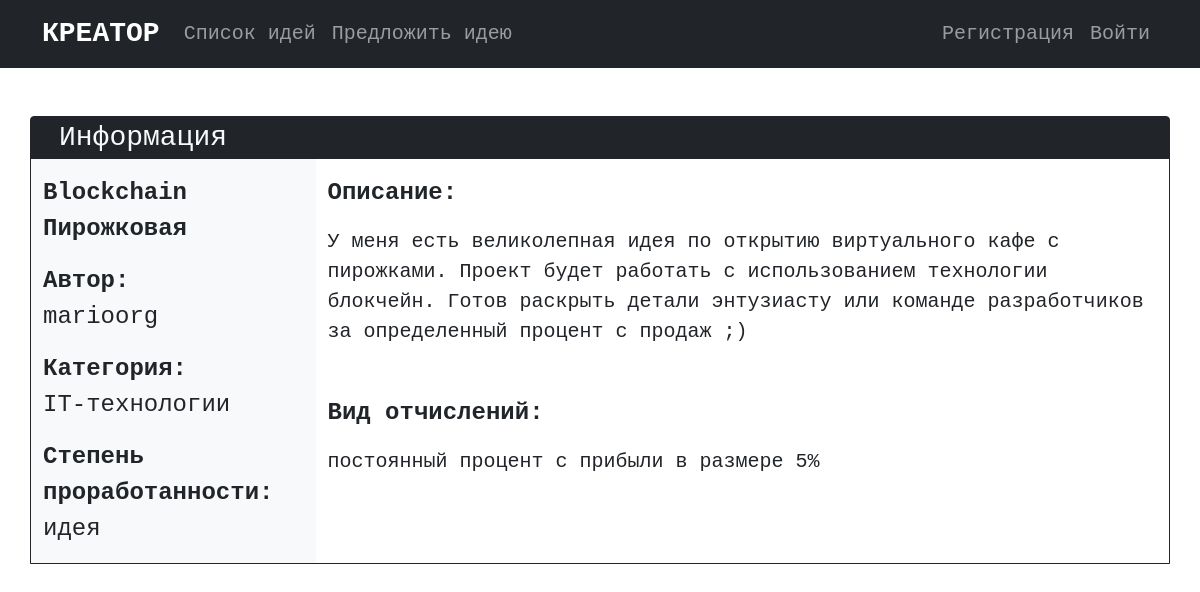
Screenshot of /idea.php?id=1 with the database file from the repository.
### tables this page shows
CREATE TABLE `ideas` (
  `IdeaID` int NOT NULL,
  `Title` text NOT NULL,
  `CategoryID` int NOT NULL,
  `Description` text NOT NULL,
  `UserID` int NOT NULL,
  `FeeID` int NOT NULL,
  `FeeAmount` int NOT NULL,
  `StageID` int NOT NULL
);

CREATE TABLE `users` (
  `UserID` int NOT NULL,
  `FIO` text NOT NULL,
  `Login` varchar(20) NOT NULL,
  `Password` varchar(40) NOT NULL,
  `E-mail` varchar(40) NOT NULL,
  `Career` text NOT NULL,
  `Status` int NOT NULL
);

CREATE TABLE `categories` (
  `CategoryID` int NOT NULL,
  `Title` text NOT NULL
);

CREATE TABLE `stages` (
  `StageID` int NOT NULL,
  `Title` text NOT NULL
);

CREATE TABLE `fees` (
  `FeeID` int NOT NULL,
  `Title` text NOT NULL
);

### idea.php (the view, shortened to what this page needs)
<html>
    <head>
        <link href="https://cdn.jsdelivr.net/npm/bootstrap@5.1.3/dist/css/bootstrap.min.css" rel="stylesheet">
    </head>
    <body class="font-monospace">
        <nav class="navbar navbar-expand-lg navbar-dark bg-dark">
            <div class="container">
                <a class="navbar-brand fs-3 fw-bold" href="/">КРЕАТОР</a>
                <div class="collapse navbar-collapse fs-5" id="navbarContent">
                    <ul class="navbar-nav me-auto">
                        <li class="nav-item">
                            <a class="nav-link" href="/ideas.php">Список идей</a>
                        </li>
                        <li class="nav-item">
                            <a class="nav-link" href="/suggest.php">Предложить идею</a>
                        </li>
                    </ul>
                    <ul class="navbar-nav">
                    <?php
                        if (!isset($_SESSION['userid']))
                        {
                            echo '<li class="nav-item">
                                <a class="nav-link" href="/registration.php">Регистрация</a>
                            </li>
                            <li class="nav-item">
                                <a class="nav-link" href="/login.php">Войти</a>
                            </li>';
                        }
                    ?>
                    </ul>
                </div>
            </div>
        </nav>
        <div class="container mt-5 mb-5 border border-dark rounded-top bg-dark">
            <div class="row text-light fs-3 ms-3">Информация</div>
            <div class="row bg-light">
                <div class="col-3 fs-4">
                    <?php
                        $database = mysqli_connect('localhost', 'root', '', 'creator');
                        $id = $_GET['id'];
                        $result = mysqli_query($database, "SELECT * FROM `ideas` WHERE `ideaid` = $id");
                        $row = mysqli_fetch_row($result);
                    ?>
                    <p class="fw-bold mt-3"><?php echo $row[1]; ?></p>
                    <p><b>Автор:</b><br><?php $author = mysqli_fetch_row(mysqli_query($database, "SELECT * FROM `users` WHERE `userid` = $row[4]")); echo $author[2]; ?></p>
                    <p><b>Категория:</b><br><?php $category = mysqli_fetch_row(mysqli_query($database, "SELECT `title` FROM `categories` WHERE `categoryid` = $row[2]")); echo $category[0]; ?></p>
                    <p><b>Степень проработанности:</b><br><?php $stage = mysqli_fetch_row(mysqli_query($database, "SELECT * FROM `stages` WHERE `stageid` = $row[7]")); echo $stage[1]; ?></p>
                </div>
                <div class="col bg-white">
                    <div class="mt-3 mb-5">
                        <p class="fw-bold fs-4">Описание:</p>
                        <p class="fs-5"><?php echo $row[3]; ?></p>
                    </div>
                    <div class="mb-3">
                        <p class="fw-bold fs-4">Вид отчислений:</p>
                        <?php
                            $fee = mysqli_fetch_row(mysqli_query($database, "SELECT * FROM `fees` WHERE `feeid` = $row[5]"));
                            if ($fee[0] == 1) { $fee_type = ' руб.'; }
                            else { $fee_type = '%'; }
                            echo '<p class="fs-5">'.$fee[1].' в размере '.$row[6], $fee_type.'</p>';
                        ?>
                    </div>
                </div>
            </div>
        </div>
    </body>
</html>

### rows the page displays
ideas: Title "Blockchain Пирожковая", Description "У меня есть великолепная идея по открытию виртуального кафе с пирожками. Проект будет работать с использованием технологии блокчейн. Готов раскрыть детали энтузиасту или команде разработчиков за определенный процент с продаж ;)", FeeAmount "5"
users: Login "marioorg"
categories: Title "IT-технологии"
stages: Title "идея"
fees: Title "постоянный процент с прибыли", FeeID "%"
